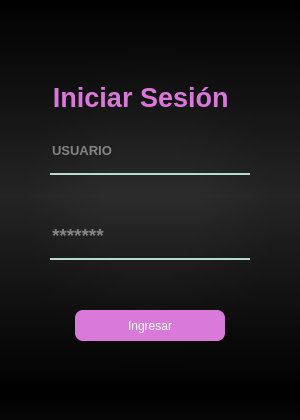
<?xml version="1.0" encoding="UTF-8"?>
<ui version="4.0">
 <class>ventanalogin</class>
 <widget class="QWidget" name="ventanalogin">
  <property name="geometry">
   <rect>
    <x>0</x>
    <y>0</y>
    <width>300</width>
    <height>420</height>
   </rect>
  </property>
  <property name="minimumSize">
   <size>
    <width>300</width>
    <height>420</height>
   </size>
  </property>
  <property name="maximumSize">
   <size>
    <width>300</width>
    <height>420</height>
   </size>
  </property>
  <property name="windowTitle">
   <string>Form</string>
  </property>
  <widget class="QWidget" name="widget" native="true">
   <property name="geometry">
    <rect>
     <x>0</x>
     <y>0</y>
     <width>300</width>
     <height>420</height>
    </rect>
   </property>
   <property name="minimumSize">
    <size>
     <width>300</width>
     <height>420</height>
    </size>
   </property>
   <property name="maximumSize">
    <size>
     <width>300</width>
     <height>420</height>
    </size>
   </property>
   <property name="styleSheet">
    <string notr="true">QPushButton{
	background-color: rgb(30, 215, 97);
	border-radius:8px;
	color: rgb(255, 255, 255);
}
QPushButton:hover{
	
}
QPushButton:pressed{
	padding-left: 5px;
	padding-top: 5px;
}

QLabel{
	color: rgb(30, 215, 97);
}</string>
   </property>
   <widget class="QLabel" name="fondo_img">
    <property name="geometry">
     <rect>
      <x>0</x>
      <y>0</y>
      <width>300</width>
      <height>420</height>
     </rect>
    </property>
    <property name="minimumSize">
     <size>
      <width>300</width>
      <height>420</height>
     </size>
    </property>
    <property name="maximumSize">
     <size>
      <width>300</width>
      <height>420</height>
     </size>
    </property>
    <property name="styleSheet">
     <string notr="true">background-color: qlineargradient(spread:reflect, x1:0, y1:0, x2:0, y2:0.466, stop:0 rgba(0, 0, 0, 255), stop:1 rgba(54, 54, 54, 255));</string>
    </property>
    <property name="text">
     <string/>
    </property>
    <property name="scaledContents">
     <bool>true</bool>
    </property>
   </widget>
   <widget class="QLabel" name="degrade">
    <property name="geometry">
     <rect>
      <x>0</x>
      <y>0</y>
      <width>300</width>
      <height>420</height>
     </rect>
    </property>
    <property name="minimumSize">
     <size>
      <width>300</width>
      <height>420</height>
     </size>
    </property>
    <property name="maximumSize">
     <size>
      <width>300</width>
      <height>420</height>
     </size>
    </property>
    <property name="font">
     <font>
      <family>Arial</family>
     </font>
    </property>
    <property name="styleSheet">
     <string notr="true">
background-color: qradialgradient(spread:pad, cx:0.5, cy:0.5, radius:0.5, fx:0.5, fy:0.5, stop:0.327273 rgba(0, 0, 0, 50), stop:0.835 rgba(0, 0, 0, 85));
</string>
    </property>
    <property name="text">
     <string/>
    </property>
   </widget>
   <widget class="QLabel" name="titulo">
    <property name="geometry">
     <rect>
      <x>14</x>
      <y>65</y>
      <width>261</width>
      <height>65</height>
     </rect>
    </property>
    <property name="minimumSize">
     <size>
      <width>14</width>
      <height>65</height>
     </size>
    </property>
    <property name="maximumSize">
     <size>
      <width>261</width>
      <height>65</height>
     </size>
    </property>
    <property name="font">
     <font>
      <family>Arial</family>
      <pointsize>20</pointsize>
      <weight>75</weight>
      <italic>false</italic>
      <bold>true</bold>
      <kerning>true</kerning>
     </font>
    </property>
    <property name="styleSheet">
     <string notr="true">background-color:none;

</string>
    </property>
    <property name="text">
     <string>&lt;html&gt;&lt;head/&gt;&lt;body&gt;&lt;p&gt;&lt;span style=&quot; color:#d977da;&quot;&gt;Iniciar Sesión &lt;/span&gt;&lt;/p&gt;&lt;/body&gt;&lt;/html&gt;</string>
    </property>
    <property name="alignment">
     <set>Qt::AlignCenter</set>
    </property>
   </widget>
   <widget class="QLineEdit" name="usuario">
    <property name="geometry">
     <rect>
      <x>50</x>
      <y>135</y>
      <width>200</width>
      <height>40</height>
     </rect>
    </property>
    <property name="minimumSize">
     <size>
      <width>200</width>
      <height>40</height>
     </size>
    </property>
    <property name="maximumSize">
     <size>
      <width>200</width>
      <height>40</height>
     </size>
    </property>
    <property name="font">
     <font>
      <family>Arial</family>
      <pointsize>10</pointsize>
      <weight>75</weight>
      <italic>false</italic>
      <bold>true</bold>
     </font>
    </property>
    <property name="styleSheet">
     <string notr="true">background-color: rgba(0, 0, 0,0);
border:none;
border-radius:none;
border-bottom:2px solid rgb(181, 220, 207);
color: rgba(255, 255,255, 230);
padding-bottom:7px;
</string>
    </property>
    <property name="maxLength">
     <number>30</number>
    </property>
    <property name="placeholderText">
     <string>USUARIO</string>
    </property>
   </widget>
   <widget class="QLabel" name="error">
    <property name="geometry">
     <rect>
      <x>50</x>
      <y>280</y>
      <width>201</width>
      <height>20</height>
     </rect>
    </property>
    <property name="font">
     <font>
      <family>Arial</family>
      <pointsize>12</pointsize>
      <weight>50</weight>
      <italic>false</italic>
      <bold>false</bold>
      <underline>true</underline>
     </font>
    </property>
    <property name="styleSheet">
     <string notr="true">color: rgb(255, 133, 113);</string>
    </property>
    <property name="text">
     <string/>
    </property>
    <property name="alignment">
     <set>Qt::AlignCenter</set>
    </property>
   </widget>
   <widget class="QLineEdit" name="password">
    <property name="geometry">
     <rect>
      <x>50</x>
      <y>220</y>
      <width>200</width>
      <height>40</height>
     </rect>
    </property>
    <property name="minimumSize">
     <size>
      <width>200</width>
      <height>40</height>
     </size>
    </property>
    <property name="maximumSize">
     <size>
      <width>200</width>
      <height>40</height>
     </size>
    </property>
    <property name="font">
     <font>
      <family>Arial</family>
      <pointsize>14</pointsize>
      <weight>75</weight>
      <italic>false</italic>
      <bold>true</bold>
     </font>
    </property>
    <property name="styleSheet">
     <string notr="true">background-color: rgba(0, 0, 0,0);
border:none;
border-radius:none;
border-bottom:2px solid rgb(181, 220, 207);
color: rgba(255, 255,255, 230);
padding-bottom:7px;
</string>
    </property>
    <property name="maxLength">
     <number>30</number>
    </property>
    <property name="echoMode">
     <enum>QLineEdit::Password</enum>
    </property>
    <property name="placeholderText">
     <string notr="true">*******</string>
    </property>
   </widget>
   <widget class="QPushButton" name="boton">
    <property name="geometry">
     <rect>
      <x>75</x>
      <y>310</y>
      <width>150</width>
      <height>31</height>
     </rect>
    </property>
    <property name="styleSheet">
     <string notr="true">background-color: rgb(217, 122, 218);</string>
    </property>
    <property name="text">
     <string>Ingresar</string>
    </property>
   </widget>
  </widget>
 </widget>
 <resources/>
 <connections/>
</ui>
